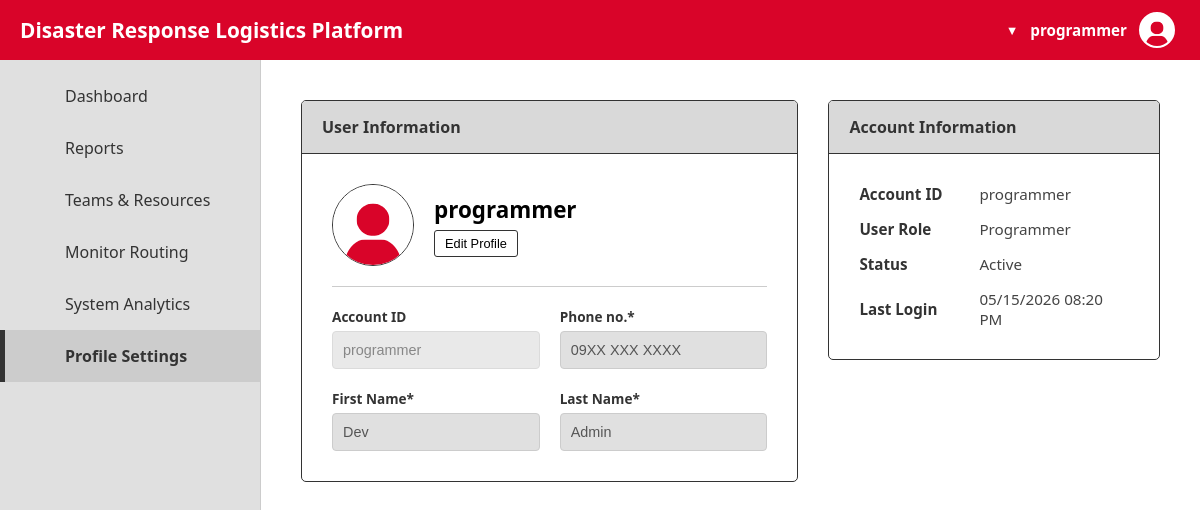
Page /profile_settings (signed in) on the committed database.
### models.py (models this page shows)
class User(db.Model, UserMixin):
    id = db.Column(db.Integer, primary_key=True)
    account_id = db.Column(db.String(50), unique=True, nullable=False)
    password = db.Column(db.String(100), nullable=False)
    role = db.Column(db.String(20), default="Operator")
    first_name = db.Column(db.String(50), default="Jane Doe")
    last_name = db.Column(db.String(50), default="Yamada")
    phone = db.Column(db.String(20), default="09XX XXX XXXX")
    email = db.Column(db.String(120), default="")
    status = db.Column(db.String(20), default="Active")
    last_login = db.Column(db.DateTime, default=datetime.datetime.utcnow)
    show_routes = db.Column(db.Boolean, default=False)

### main.py (the view, shortened to what this page needs)
    @app.route("/profile_settings", methods=["GET", "POST"])
    @login_required
    def profile_settings():
        return render_template("profile.html", user=current_user, show_routes=current_user.show_routes)

### templates/profile.html (shortened to what this page needs)
<!DOCTYPE html>
<html lang="en">
<head>
</head>
<body>
    <div class="top-bar">
        <h2>Disaster Response Logistics Platform</h2>
        <div class="user-profile" onclick="toggleDropdown()">
            <span class="user-chevron">▼</span>
            <span style="font-weight: 600;">{{ user.account_id }}</span>
            <img src="{{ url_for('static', filename='assets/person_profile.svg') }}" alt="Profile" class="user-circle" style="object-fit: cover; background: white;">
        </div>
    </div>
    <div class="main-container">
        <div class="sidebar">
            {% if user.role != 'Admin' %}
            <a href="/dashboard" class="nav-item"> Dashboard</a>
            <a href="/reports" class="nav-item"> Reports</a>
            {% if user.role != 'Responder' %}
            <a href="/teams" class="nav-item"> Teams & Resources</a>
            {% endif %}
            <a href="/monitor" class="nav-item"> Monitor Routing</a>
            {% endif %}
            {% if user.role == 'Programmer' %}
            <a href="/analytics" class="nav-item"> System Analytics</a>
            {% endif %}
            <a href="/profile_settings" class="nav-item active"> Profile Settings</a>
        </div>
        <div class="content">
            <div class="profile-grid">
                <div class="card">
                    <div class="card-header">User Information</div>
                    <div class="card-body">
                        <div class="profile-header-section">
                            <div class="avatar-large" style="overflow: hidden;">
                                <img src="{{ url_for('static', filename='assets/person_profile.svg') }}" alt="Profile" style="width: 100%; height: 100%; object-fit: cover; background: white;">
                            </div>
                            <div class="profile-name-block">
                                <h3>{{ user.account_id }}</h3>
                                <button type="button" class="btn-edit-profile" onclick="enableEditMode()">Edit Profile</button>
                            </div>
                        </div>
                        <hr style="border: 0; border-top: 1px solid #ccc; margin-bottom: 20px;">
                        <form method="POST">
                            <div class="form-grid">
                                <div class="form-group">
                                    <label>Account ID</label>
                                    <input type="text" value="{{ user.account_id }}" readonly style="cursor: not-allowed; opacity: 0.7;">
                                </div>
                                <div class="form-group">
                                    <label>Phone no.*</label>
                                    <input type="text" name="phone" id="in-phone" value="{{ user.phone or '' }}" placeholder="09XX XXX XXXX" readonly data-original="{{ user.phone or '' }}">
                                </div>
                                <div class="form-group">
                                    <label>First Name*</label>
                                    <input type="text" name="first_name" id="in-fname" value="{{ user.first_name or '' }}" placeholder="Enter First Name" readonly data-original="{{ user.first_name or '' }}">
                                </div>
                                <div class="form-group">
                                    <label>Last Name*</label>
                                    <input type="text" name="last_name" id="in-lname" value="{{ user.last_name or '' }}" placeholder="Enter Last Name" readonly data-original="{{ user.last_name or '' }}">
                                </div>
                            </div>
                        </form>
                    </div>
                </div>
                <div class="card" style="height: fit-content;">
                    <div class="card-header">Account Information</div>
                    <div class="card-body">
                        <div class="info-list">
                            <div class="info-item"><span class="info-label">Account ID</span><span class="info-val">{{ user.account_id }}</span></div>
                            <div class="info-item"><span class="info-label">User Role</span><span class="info-val">{{ user.role }}</span></div>
                            <div class="info-item"><span class="info-label">Status</span><span class="info-val">Active</span></div>
                            <div class="info-item"><span class="info-label">Last Login</span><span class="info-val">{{ user.last_login.strftime('%m/%d/%Y %I:%M %p') if user.last_login else 'First Login' }}</span></div>
                        </div>
                    </div>
                </div>
            </div>
        </div>
    </div>
</body>
</html>

### templates/profile.html (style rules this page uses)
:root { --primary-red: #d90429; --sidebar-bg: #e0e0e0; --header-gray: #ccc; --border-color: #333; }
body { margin: 0; font-family: 'Segoe UI', sans-serif; height: 100vh; display: flex; flex-direction: column; overflow: hidden; background-color: #f4f4f4; }
.top-bar { background-color: var(--primary-red); color: white; padding: 15px 20px; display: flex; justify-content: space-between; align-items: center; height: 60px; box-sizing: border-box; z-index: 1000; }
.top-bar h2 { margin: 0; font-size: 1.3rem; font-weight: 600; }
.user-profile { position: relative; display: flex; align-items: center; gap: 12px; font-size: 0.95rem; cursor: pointer; user-select: none; padding: 5px; }
.user-chevron { font-size: 0.8rem; transition: transform 0.2s; }
.user-circle { width: 32px; height: 32px; background: #ddd; border-radius: 50%; border: 2px solid white; }
.main-container { display: flex; flex: 1; height: calc(100vh - 60px); }
.sidebar { width: 260px; background: var(--sidebar-bg); border-right: 1px solid #ccc; display: flex; flex-direction: column; padding-top: 10px; }
.nav-item { padding: 15px 25px; color: #333; cursor: pointer; display: flex; align-items: center; gap: 15px; text-decoration: none; font-size: 1rem; font-weight: 500; transition: 0.2s; border-left: 5px solid transparent; }
.nav-item.active { background: #ccc; border-left-color: #333; font-weight: 700; }
.content { flex: 1; padding: 40px; overflow-y: auto; background: #fff; }
.profile-grid { display: grid; grid-template-columns: 1.5fr 1fr; gap: 30px; max-width: 1200px; }
.card { border: 1px solid #333; border-radius: 5px; background: white; overflow: hidden; display: flex; flex-direction: column; }
.card-header { background-color: #d9d9d9; padding: 15px 20px; border-bottom: 1px solid #333; font-weight: 600; color: #333; font-size: 1rem; }
.card-body { padding: 30px; }
.profile-header-section { display: flex; align-items: center; gap: 20px; margin-bottom: 20px; }
.avatar-large { width: 80px; height: 80px; background: #d9d9d9; border-radius: 50%; border: 1px solid #333; display: flex; align-items: center; justify-content: center; font-size: 2rem; color: #666; }
.profile-name-block h3 { margin: 0 0 5px 0; font-size: 1.4rem; }
.btn-edit-profile { background: white; border: 1px solid #333; padding: 5px 10px; font-size: 0.8rem; cursor: pointer; border-radius: 3px; }
.form-grid { display: grid; grid-template-columns: 1fr 1fr; gap: 20px; margin-top: 20px; }
.form-group label { display: block; font-size: 0.85rem; font-weight: 600; margin-bottom: 5px; color: #333; }
.form-group input { width: 100%; padding: 10px; border: 1px solid #ccc; border-radius: 4px; background: #e0e0e0; font-size: 0.9rem; box-sizing: border-box; color: #555; cursor: default; }
.info-list { display: flex; flex-direction: column; gap: 15px; }
.info-item { display: grid; grid-template-columns: 120px 1fr; align-items: center; font-size: 0.95rem; }
.info-label { font-weight: 600; color: #333; }
.info-val { color: #444; }

### rows in the picture
User: account_id "programmer", phone "09XX XXX XXXX", first_name "Dev", last_name "Admin", role "Programmer", last_login "05/15/2026 08:20 PM"
